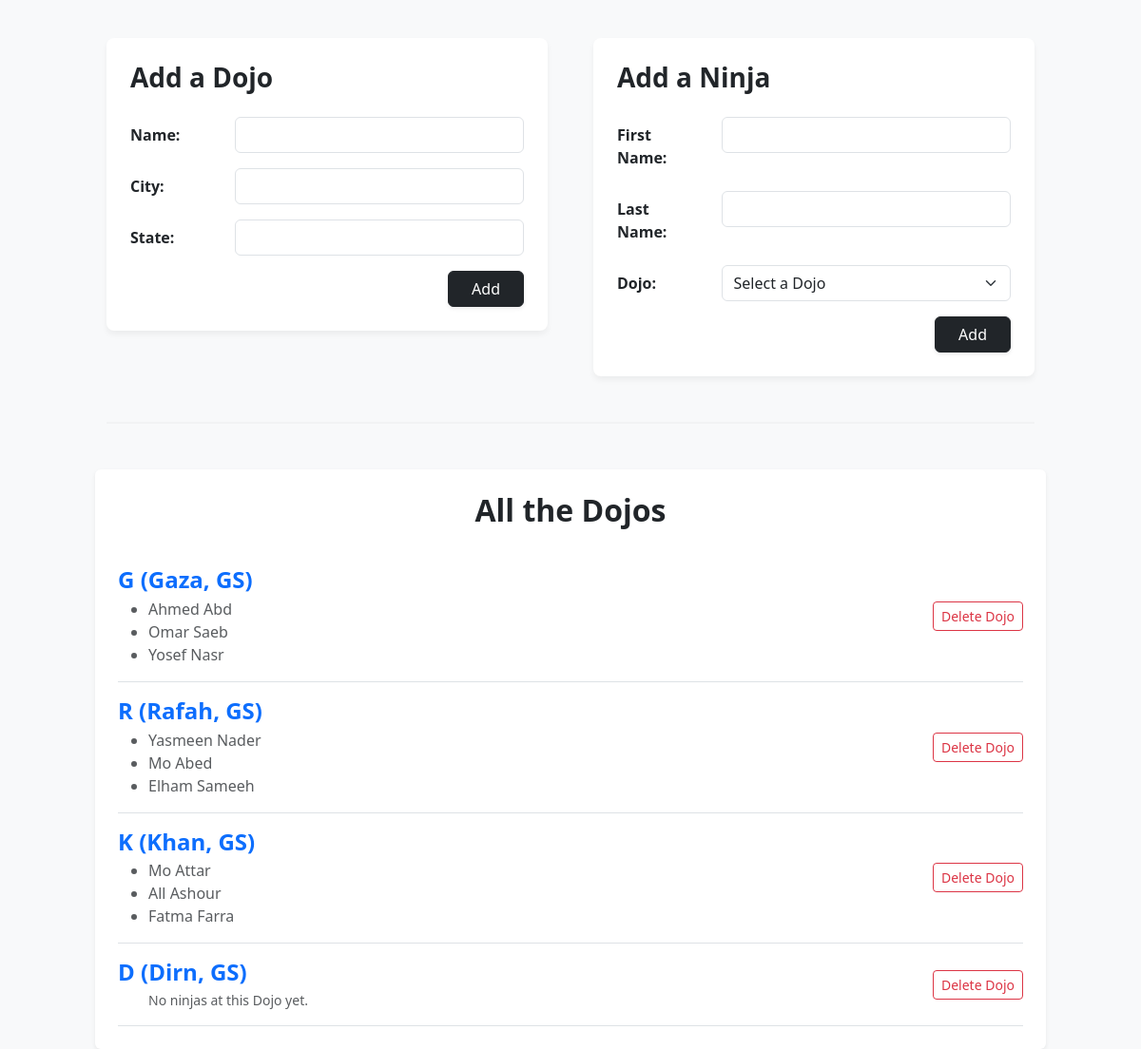
Before: / with the older database file.
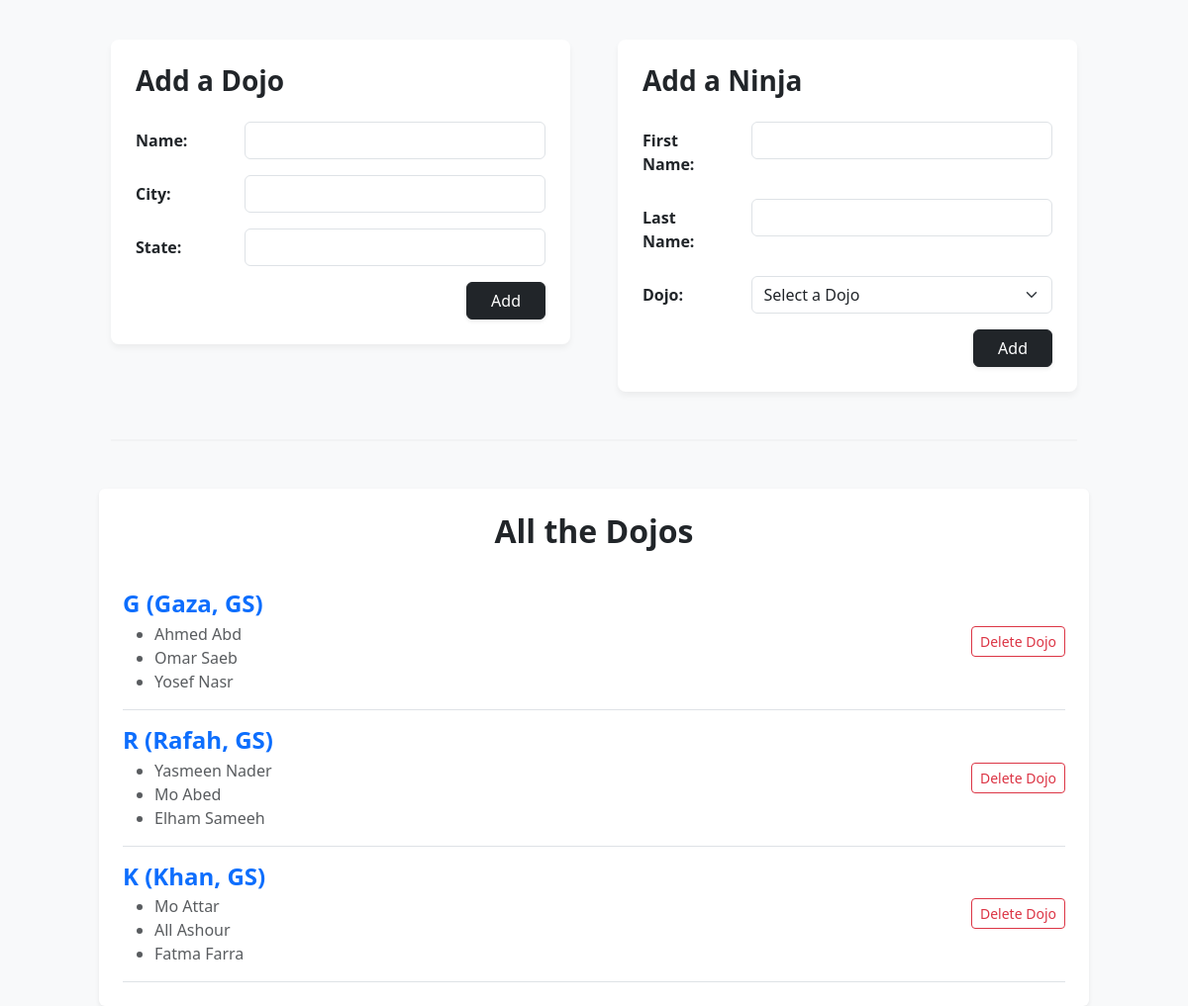
After: the same page with the newer database file.
### dojo_ninjas_app/models.py (models this page shows, shortened)
class Dojos(models.Model):
    name = models.CharField(max_length=255)
    city = models.CharField(max_length=255)
    state = models.CharField(max_length=2)
    desc = models.TextField()

class Ninjas(models.Model):
    first_name = models.CharField(max_length=255)
    last_name = models.CharField(max_length=255)
    dojo = models.ForeignKey(Dojos, on_delete=models.CASCADE, related_name="ninjas")

### dojo_ninjas_app/views.py (the view)
# urls.py: path("", views.index, name="index"),
def index(request):
    context = {"all_dojos": Dojos.objects.all()}
    return render(request, "index.html", context)

### dojo_ninjas_app/templates/index.html (shortened to what this page needs)
<!doctype html>
<html lang="en" dir="ltr">
  <head>
    <link
      href="https://cdn.jsdelivr.net/npm/bootstrap@5.3.0/dist/css/bootstrap.min.css"
      rel="stylesheet"
    />
  </head>
  <body>
    <div class="container" style="max-width: 1000px">
      <div class="row g-5">
        <div class="col-md-6">
          <div class="form-card">
            <h3 class="fw-bold mb-4">Add a Dojo</h3>
            <form action="/create_dojo" method="POST">
              <div class="mb-3 row">
                <label class="col-sm-3 col-form-label fw-semibold">Name:</label>
                <div class="col-sm-9">
                  <input
                    type="text"
                    name="name"
                    class="form-control"
                    required
                  />
                </div>
              </div>
              <div class="mb-3 row">
                <label class="col-sm-3 col-form-label fw-semibold">City:</label>
                <div class="col-sm-9">
                  <input
                    type="text"
                    name="city"
                    class="form-control"
                    required
                  />
                </div>
              </div>
              <div class="mb-3 row">
                <label class="col-sm-3 col-form-label fw-semibold"
                  >State:</label
                >
                <div class="col-sm-9">
                  <input
                    type="text"
                    name="state"
                    class="form-control"
                    maxlength="2"
                    required
                  />
                </div>
              </div>
              <button
                type="submit"
                class="btn btn-dark px-4 float-end shadow-sm"
              >
                Add
              </button>
              <div class="clearfix"></div>
            </form>
          </div>
        </div>
        <div class="col-md-6">
          <div class="form-card">
            <h3 class="fw-bold mb-4">Add a Ninja</h3>
            <form action="/create_ninja" method="POST">
              <div class="mb-3 row">
                <label class="col-sm-3 col-form-label fw-semibold"
                  >First Name:</label
                >
                <div class="col-sm-9">
                  <input
                    type="text"
                    name="first_name"
                    class="form-control"
                    required
                  />
                </div>
              </div>
              <div class="mb-3 row">
                <label class="col-sm-3 col-form-label fw-semibold"
                  >Last Name:</label
                >
                <div class="col-sm-9">
                  <input
                    type="text"
                    name="last_name"
                    class="form-control"
                    required
                  />
                </div>
              </div>
              <div class="mb-3 row">
                <label class="col-sm-3 col-form-label fw-semibold">Dojo:</label>
                <div class="col-sm-9">
                  <select name="dojo_id" class="form-select" required>
                    <option value="" selected disabled>Select a Dojo</option>
                  </select>
                </div>
              </div>
              <button
                type="submit"
                class="btn btn-dark px-4 float-end shadow-sm"
              >
                Add
              </button>
              <div class="clearfix"></div>
            </form>
          </div>
        </div>
      </div>
      <hr class="my-5" style="border-top: 2px solid #ddd" />
      <div class="row">
        <div class="col-12 bg-white p-4 rounded shadow-sm">
          <h2 class="fw-bold text-center mb-4">All the Dojos</h2>
          {% for dojo in all_dojos %}
          <div
            class="border-bottom py-3 d-flex justify-content-between align-items-center"
          >
            <div>
              <h4 class="fw-bold text-primary mb-1">
                {{ dojo.name }} ({{ dojo.city }}, {{ dojo.state }})
              </h4>
              <ul class="mb-0 text-muted">
                {% for ninja in dojo.ninjas.all %}
                <li>{{ ninja.first_name }} {{ ninja.last_name }}</li>
                {% empty %}
                <li class="list-unstyled text-italic small">
                  No ninjas at this Dojo yet.
                </li>
                {% endfor %}
              </ul>
            </div>
            <form
              action="/delete_dojo/{{ dojo.id }}"
              method="POST"
              onsubmit="
                return confirm(
                  'Are you sure you want to delete this Dojo and all its Ninjas?',
                );
              "
            >
              <button type="submit" class="btn btn-outline-danger btn-sm">
                Delete Dojo
              </button>
            </form>
          </div>
          {% empty %}
          <p class="text-center text-muted py-3">No Dojos found in database.</p>
          {% endfor %}
        </div>
      </div>
    </div>
  </body>
</html>

### dojo_ninjas_app/templates/index.html (style rules this page uses)
body { background-color: #f8f9fa; padding-top: 40px; }
.form-card { background: white; padding: 25px; border-radius: 8px; box-shadow: 0 4px 6px rgba(0, 0, 0, 0.05); }

Changed rows visible on the page:
removed Dojos: name "D", city "Dirn", state "GS"
